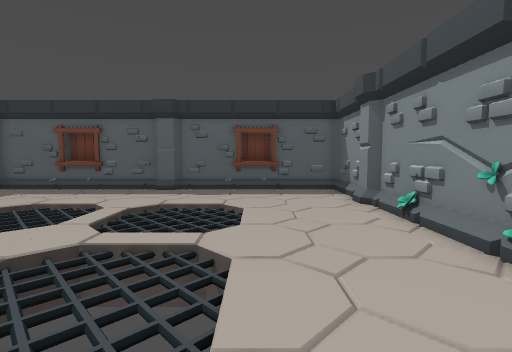
[1] (above)

24 first-person views from a walk through a 3-D level made in the Godot game engine. The camera is 1.5 m above the floor, tilts 4° down and sees 85° across. The floor is counted in squares, 1 m on a side. Each view is taken from the middle of a square. On the plan, view 1 faces up. The plan holds only what a view shows up to about 14 squares ahead; the rest is blank. The place goes on beyond the plan.

[2]
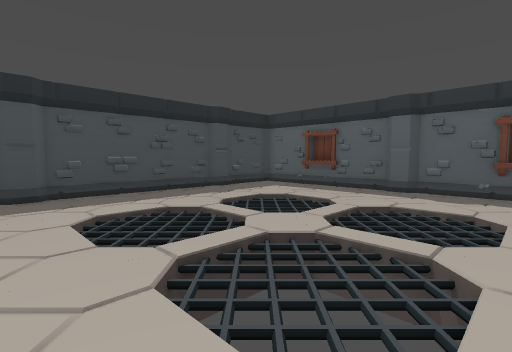

[3]
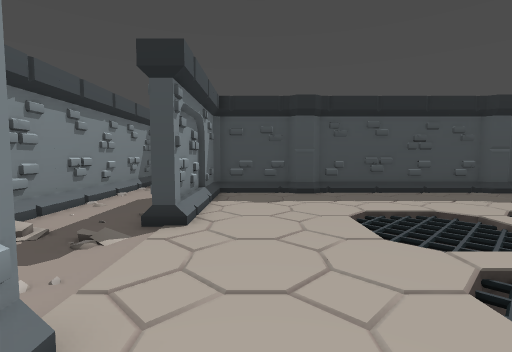

[4]
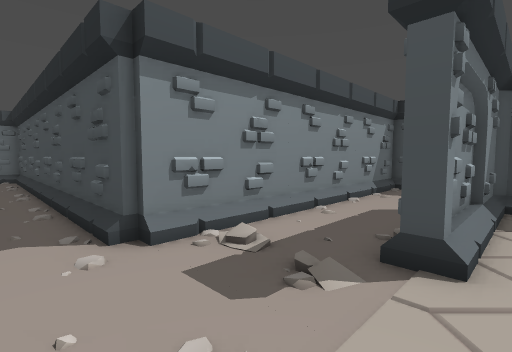

[5]
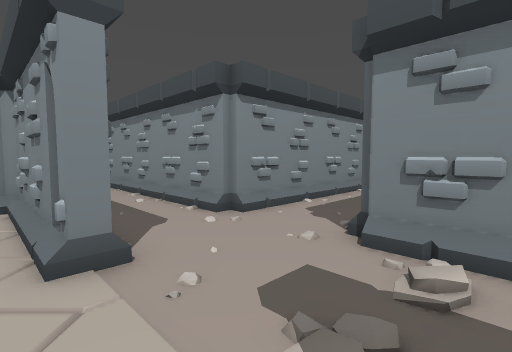

[6]
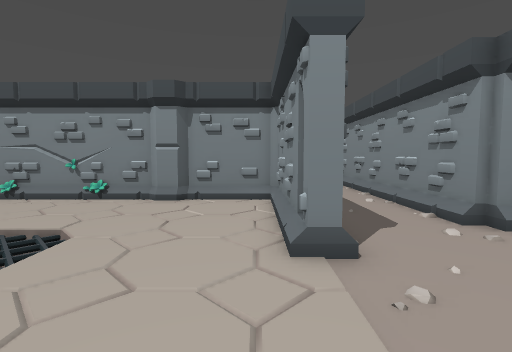

[7]
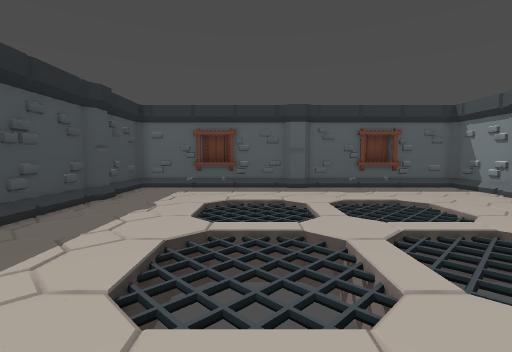

[8]
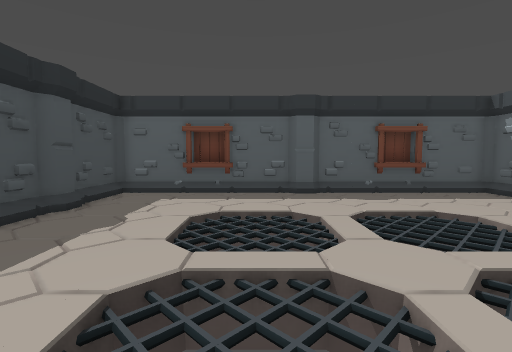

[9]
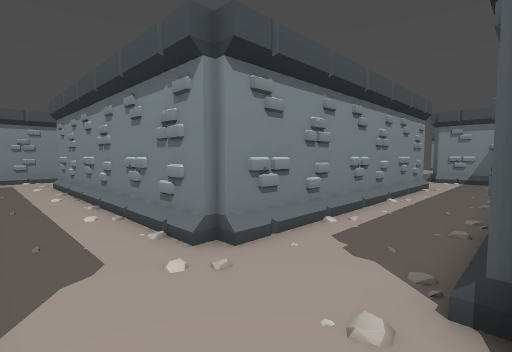

[10]
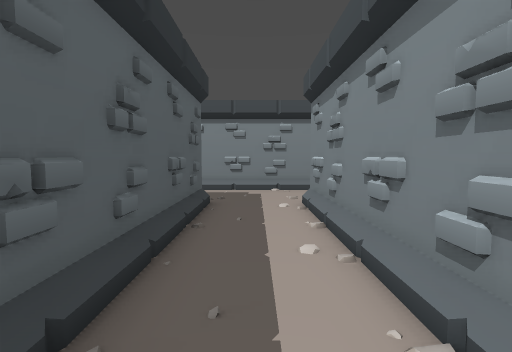

[11]
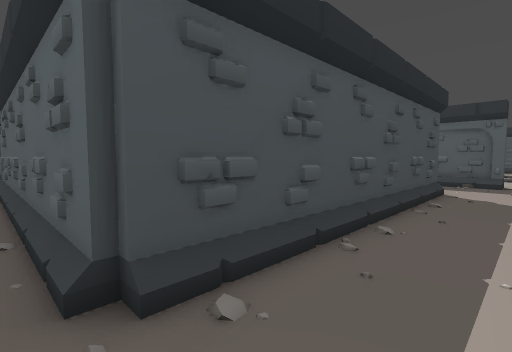

[12]
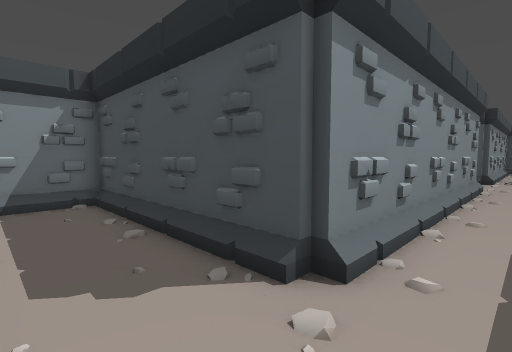

[13]
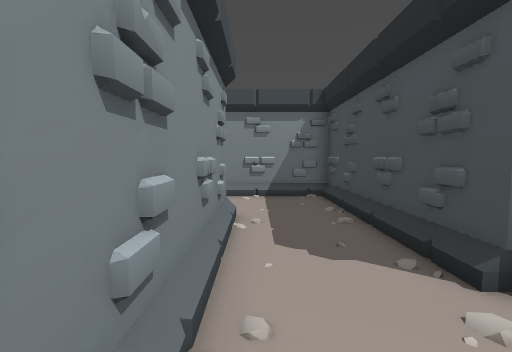

[14]
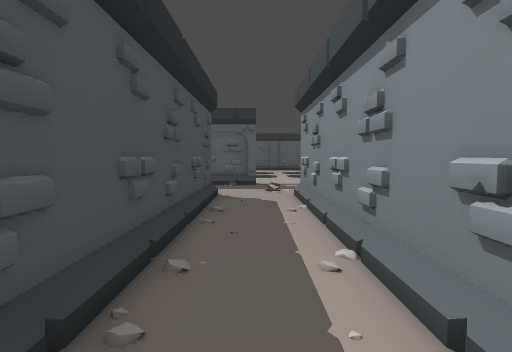

[15]
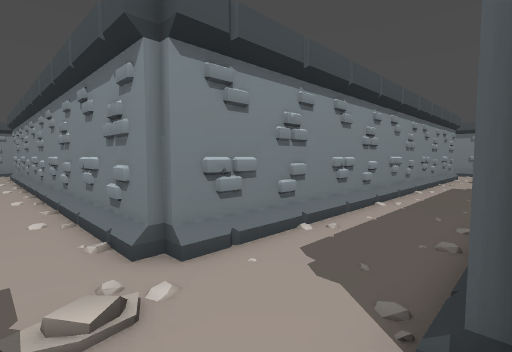

[16]
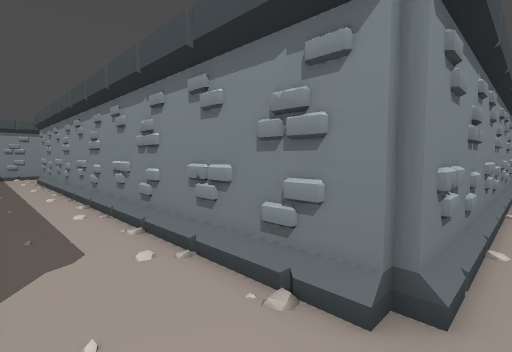

[17]
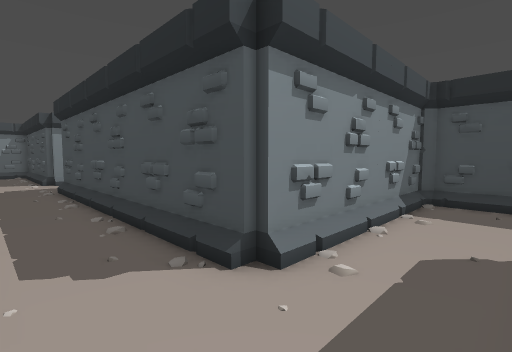

[18]
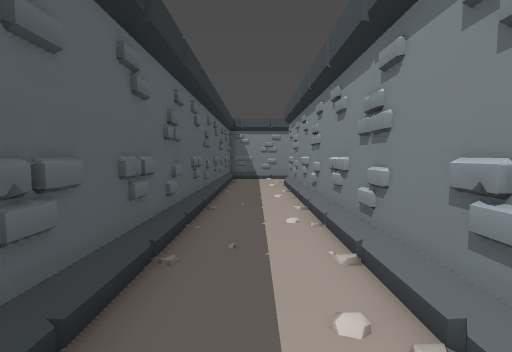

[19]
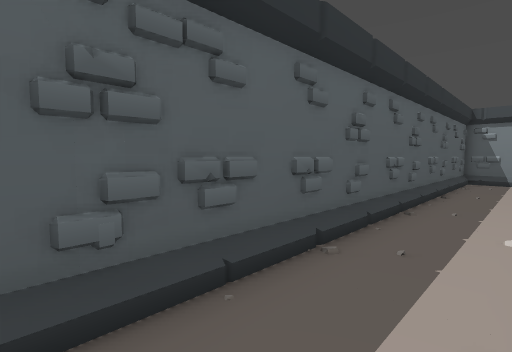

[20]
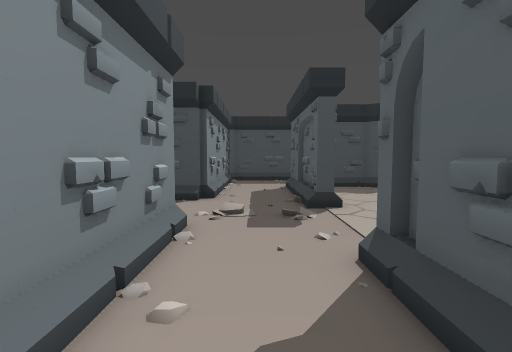

[21]
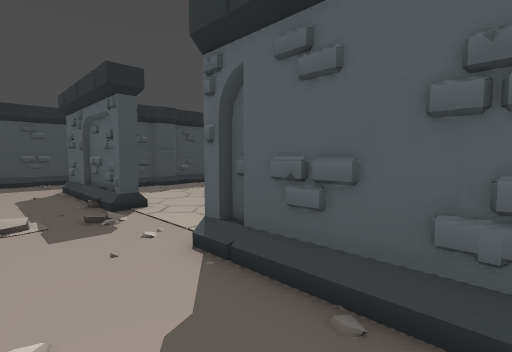

[22]
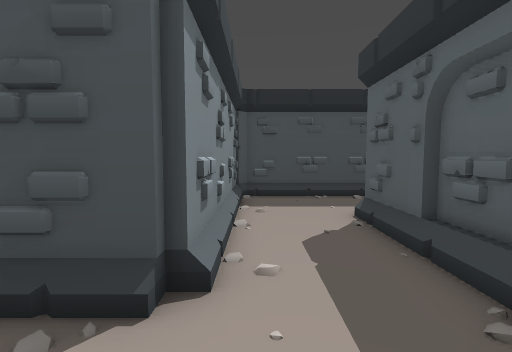

[23]
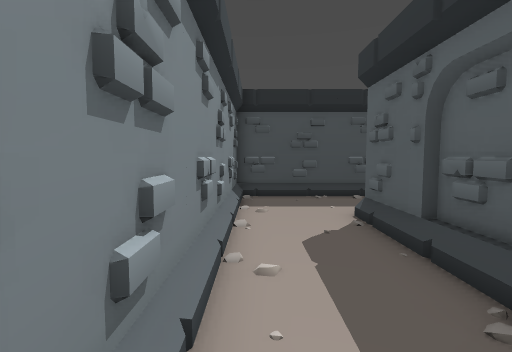

[24]
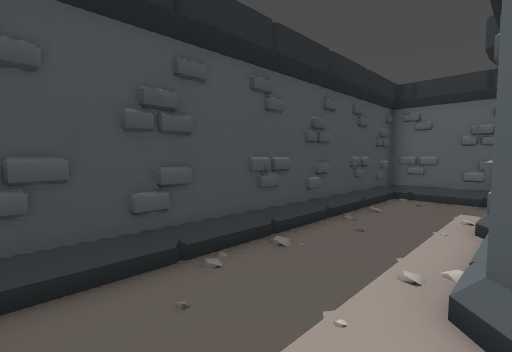

### Floor plan
Points are (right, up) in squares from view 1. A wall is a line through its corners. A room is listed if a view was taken in it or the views show most of it. See-through windows are left out.
Room 1 (views 1, 2, 3, 4, 5, 6, 7, 8, 9, 10, 11, 12, 13, 14, 15, 16, 17, 18, 19, 20, 21, 22, 23, 24)
walls: (3.9, 3.3) (3.7, 4.6); (3.6, 3.6) (3.9, 5.5); (3.9, 4.1) (3.6, 5.6); (-1.1, -2.8) (3.5, -2.8) (3.8, -2.5) (3.8, 0.3) (3.4, 0.6) (3.4, 1.3) (3.8, 1.6) (3.8, 8.4) (3.4, 8.7) (3.4, 9.4); (-2, -3.4) (-2, -2.8) (-1.5, -2.8); (3.8, 9.6) (3.8, 12.5) (3.5, 12.7) (-3.3, 12.7) (-3.6, 12.5) (-4.4, 12.5) (-4.6, 12.7) (-11.7, 12.7) (-11.7, 9.6); (12.5, -3) (12, -3) (12, -3.3) (-1, -3.3); (-4.1, -7) (-3.5, -7); (-7.9, -2.8) (-6, -2.8) (-6, -3.5); (1.1, 12.5) (-1.4, 12.5); (-8.1, -3) (-9.5, -3) (-9.7, -3.4); (-8.1, -3.3) (-12, -3.3) (-12.4, -2.9); (11.9, -7) (12.5, -7); (12, 9) (12.5, 9); (0.7, 13.1) (-0.8, 13.1); (4.2, 13.5) (4.2, 9.7) (4.7, 9.2) (12.2, 9.2) (12.2, -3); (-9.5, -2.9) (-7.1, -2.9); (11.9, 12.7) (8, 12.7); (15.5, 9) (16, 9) (16, 9.5); (-6.9, 12.5) (-9, 12.5); (13.2, 12.7) (12.2, 12.7); (-7.2, 13.1) (-8.7, 13.1); (14, 12.7) (13.6, 12.7) (13.5, 13) (10.5, 13) (10.3, 12.6); (-12.9, 4.8) (-15.7, 4.8) (-15.7, -6.7) (-3.8, -6.7) (-3.8, -18.5); (14, 13.4) (14, 12.5); (-11.4, 9.5) (-11.4, 8.6) (-11.7, 8.3) (-11.7, 1.7) (-11.4, 1.4) (-11.4, 0.7) (-11.7, 0.4) (-11.7, -2.5) (-11.5, -2.8) (-8.2, -2.8); (15.7, -11) (15.7, 9.2) (33.5, 9.2); (-11.4, 12.8) (-11.8, 12.5); (18.5, 13) (18.3, 12.5); (-0.3, -18.5) (-0.3, -7) (0, -7) (0, -6.7) (12.2, -6.7) (12.2, -14.7) (16.2, -14.7); (33.5, 12.7) (18, 12.7)
low walls: (3.4, 3.8) (3.4, 5.4); (3.4, 5.5) (3.4, 6.5); (-7.6, -3.5) (-10.4, -3.5); (15.5, -0.2) (15.5, 1.9); (15.5, 2.5) (15.5, 3.4); (12.5, 12.5) (9.6, 12.5); (-12, -3.5) (-12.5, -3); (14, 12.5) (13.1, 12.5); (-13, 4.5) (-14.9, 4.5); (22, 12.5) (18, 12.5)
ways out: opening at (-8, 5); opening at (-4, 9); opening at (-3.5, 4.5)

Positions as (right, up) in squares from view 1, and headings:
1: (0, 0), facing up
2: (0, 0), facing up-left
3: (0, -1), facing left
4: (-2, -2), facing down-left
5: (-6, -2), facing down-right
6: (-6, -2), facing right
7: (-6, -1), facing up
8: (-6, 1), facing up
9: (-4, -4), facing down-right
10: (3, -5), facing right
11: (15, -4), facing up-left
12: (15, -5), facing down-left
13: (15, -4), facing down
14: (14, -2), facing up
15: (12, 11), facing down-right
16: (15, 12), facing down-right
17: (15, 12), facing down-left
18: (21, 11), facing right
19: (21, 10), facing up-right
20: (22, 11), facing left
21: (22, 10), facing up-left
22: (15, 10), facing left
23: (-5, -6), facing left
24: (-12, -6), facing up-left
